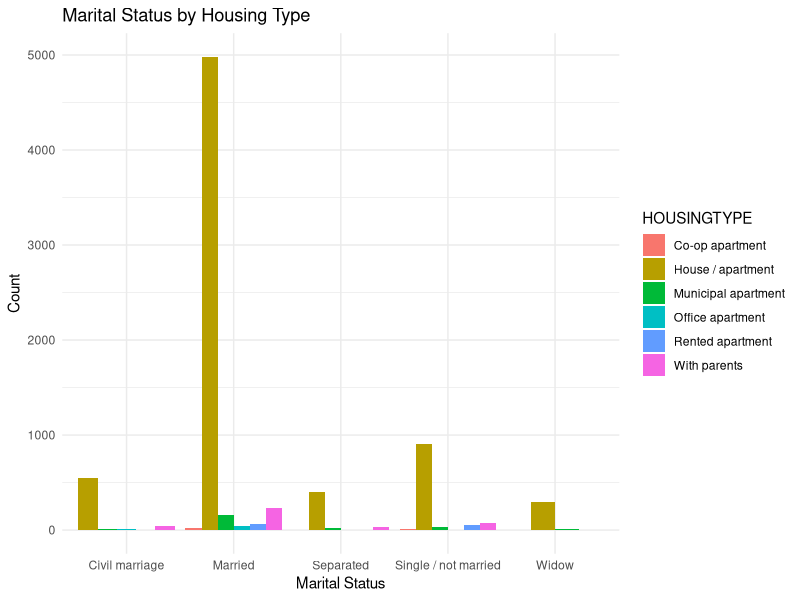
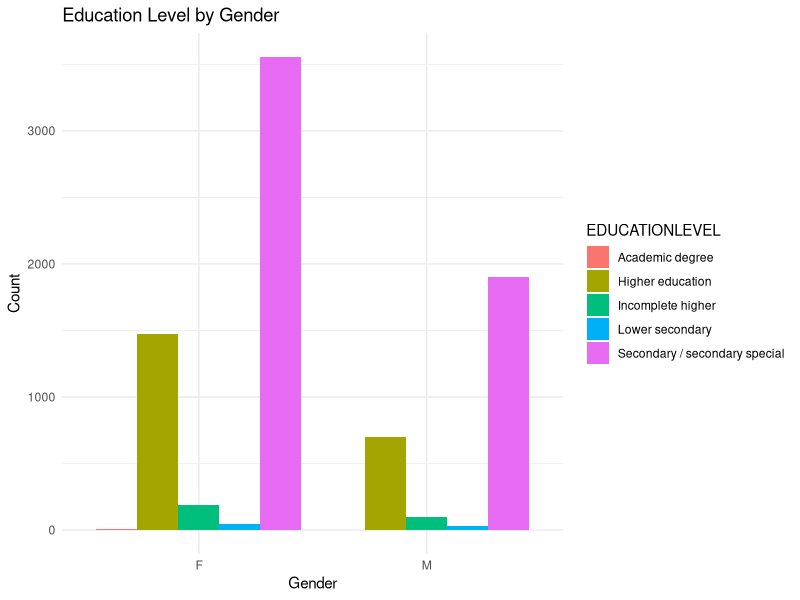
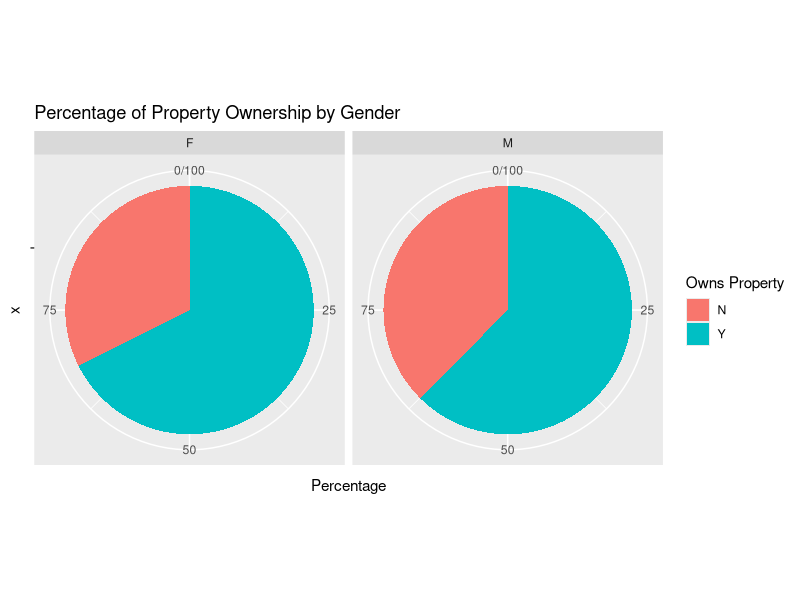
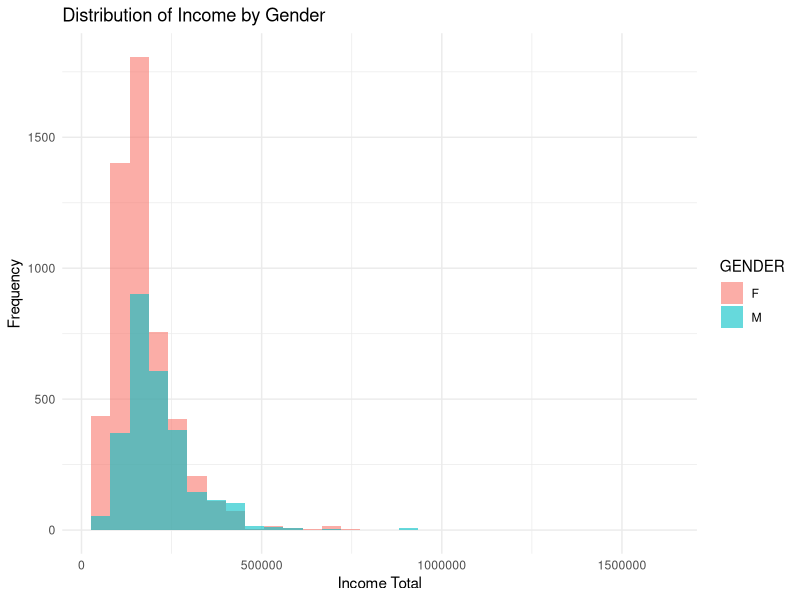
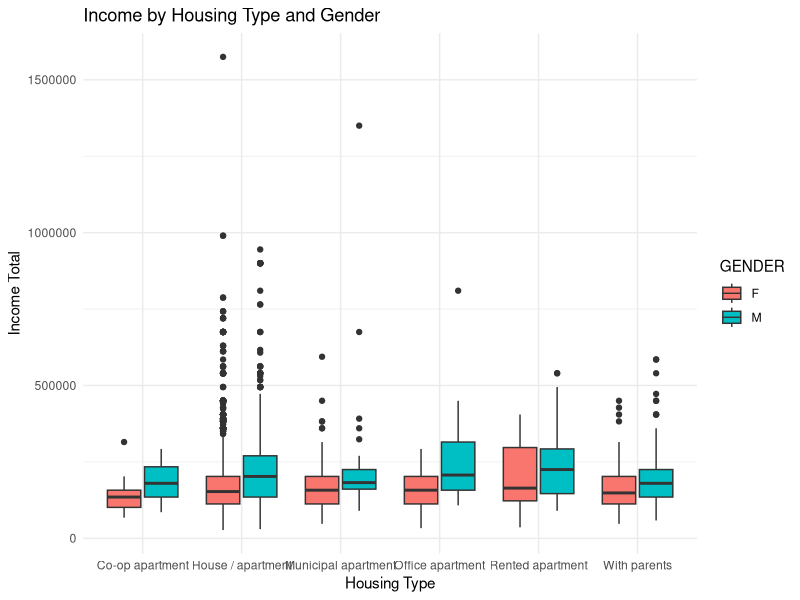
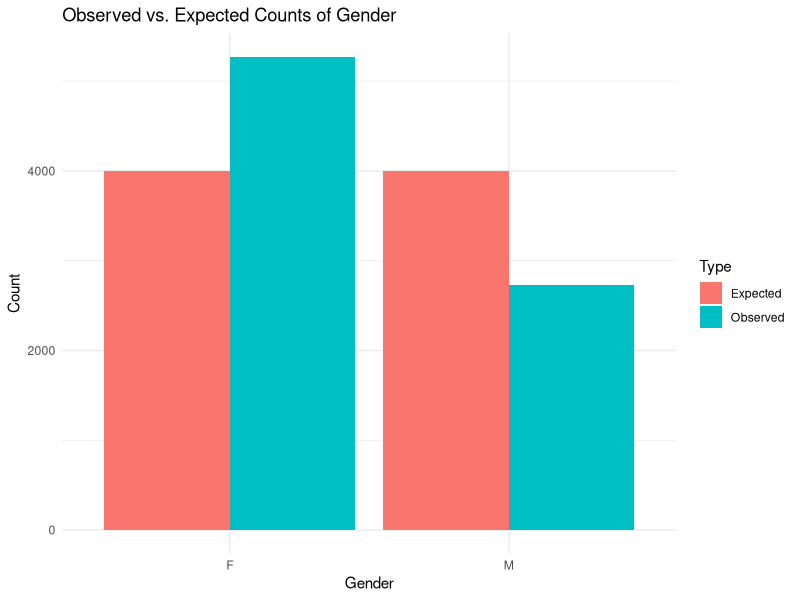
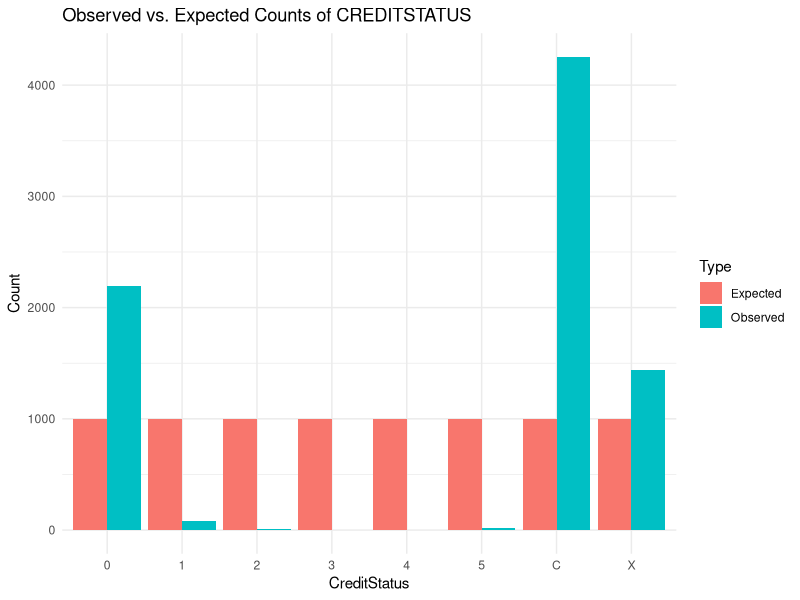
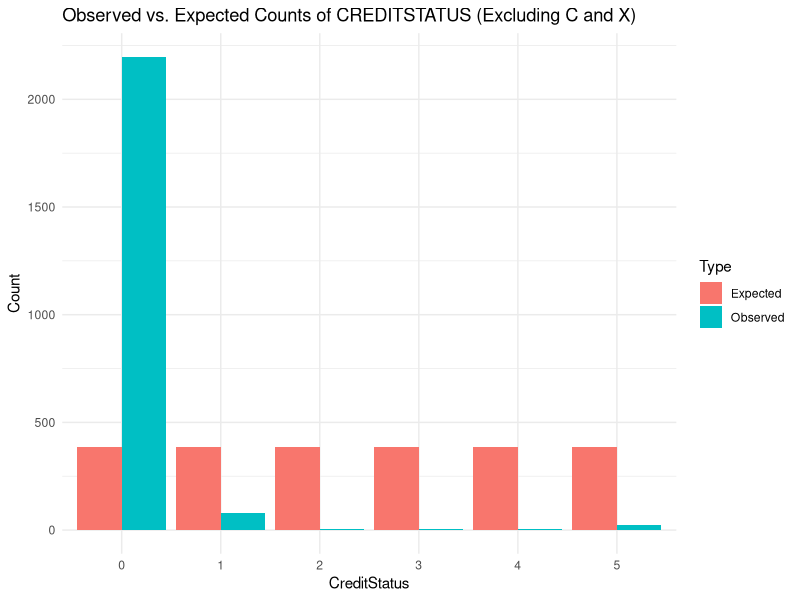

Write the R code that produced these figures, in order.
# Load necessary libraries
library(dplyr)
library(ggplot2)
library(readr)
library(psych)
library(car)
library(stats)
library(tseries)

# Load data
Data <- read.csv("BankCustomerData_Dataset.csv")

data<-Data

# Data Validation and Basic Data Exploration
# Checking data structure
str(data)

print("Missing data by column:")
colSums(is.na(data))
data <- data[!duplicated(data), ]

#### plot representing house type in relation with martial status ####
ggplot(data, aes(x = MARITALSTATUS, fill = HOUSINGTYPE)) +
  geom_bar(position = "dodge") +
  labs(title = "Marital Status by Housing Type",
       x = "Marital Status",
       y = "Count") +
  theme_minimal()
# Summary statistics for numeric columns
summary_stats <- data %>%
  select(CHILDRENCOUNT, INCOMETOTAL, FAMSIZE) %>%
  summary()
print("Summary statistics for numeric columns:")
print(summary_stats)

# Descriptive Analysis and Visualizations
# Frequency table for categorical data
categorical_vars <- c("GENDER", "EDUCATIONLEVEL", "OWNPROPERTY", "MARITALSTATUS", "HOUSINGTYPE")

for (var in categorical_vars) {
  cat("\nFrequency distribution for", var, ":\n")
  print(table(data[[var]]))
}

# Visualization: Bar chart of EDUCATIONLEVEL by GENDER
ggplot(data, aes(x = GENDER, fill = EDUCATIONLEVEL)) +
  geom_bar(position = "dodge") +
  labs(title = "Education Level by Gender", x = "Gender", y = "Count") +
  theme_minimal()

# Visualization: Pie chart of OWNPROPERTY by GENDER
prop_data <- data %>%
  group_by(GENDER, OWNPROPERTY) %>%
  summarize(count = n()) %>%
  mutate(percentage = count / sum(count) * 100)

ggplot(prop_data, aes(x = "", y = percentage, fill = OWNPROPERTY)) +
  geom_bar(stat = "identity", width = 1) +
  coord_polar("y") +
  facet_wrap(~ GENDER) +
  labs(title = "Percentage of Property Ownership by Gender", y = "Percentage", fill = "Owns Property")

# Histogram of Income by Gender
ggplot(data, aes(x = INCOMETOTAL, fill = GENDER)) +
  geom_histogram(alpha = 0.6, bins = 30, position = "identity") +
  labs(title = "Distribution of Income by Gender", x = "Income Total", y = "Frequency") +
  theme_minimal()

# Box plot of INCOMETOTAL by HOUSINGTYPE and GENDER
ggplot(data, aes(x = HOUSINGTYPE, y = INCOMETOTAL, fill = GENDER)) +
  geom_boxplot() +
  labs(title = "Income by Housing Type and Gender", x = "Housing Type", y = "Income Total") +
  theme_minimal()

# ANOVA Analysis

# One-Way ANOVA on Housing Type
#anova_housing <- aov(INCOMETOTAL ~ HOUSINGTYPE, data = data)
#summary(anova_housing)
#TukeyHSD(anova_housing)

# One-Way ANOVA with Blocking Variable (Credit Status)
#anova_blocking <- aov(INCOMETOTAL ~ HOUSINGTYPE + CREDITSTATUS, data = data)
#summary(anova_blocking)

# Post-Hoc Comparisons for Housing Type
#pairwise.t.test(data$INCOMETOTAL, data$HOUSINGTYPE, p.adjust.method = "bonferroni")

# One-Way ANOVA on Education Level
#anova_education <- aov(INCOMETOTAL ~ EDUCATIONLEVEL, data = data)
#summary(anova_education)
#TukeyHSD(anova_education)

# Non-parametric Tests
# Distribution Examination for Housing Type
#library(FSA)
#hist(data$INCOMETOTAL, main = "Distribution of Income by Housing Type", xlab = "Income Total")
#qqnorm(data$INCOMETOTAL)
#qqline(data$INCOMETOTAL)

# Kruskal-Wallis Test for Housing Type
#kruskal.test(INCOMETOTAL ~ HOUSINGTYPE, data = data)

# Kruskal-Wallis Test for Education Level
#kruskal.test(INCOMETOTAL ~ EDUCATIONLEVEL, data = data)


# Runs Tests
rt_owncar<-runs.test(factor(data$OWNCAR))
print(rt_owncar)
#  not random

rt_ownprop<-runs.test(factor(data$OWNPROPERTY))
print(rt_ownprop)
# not random

data$CREDITSTATUS_BINARY <- ifelse(data$CREDITSTATUS == "0", 1, 0)
rt_credscore<-runs.test(factor(data$CREDITSTATUS_BINARY))
print(rt_credscore)
# not random


# chi square goodness of fit test 

# Gender

observed_counts <- table(data$GENDER)
expected_proportions <- c(0.5, 0.5) 

total_count <- sum(observed_counts)
expected_counts <- total_count * expected_proportions

chi_square_test <- chisq.test(observed_counts, p = expected_proportions)
print(chi_square_test)

# data does not follow an Bernoulli distribution.

# Load ggplot2 if not already installed
if (!require(ggplot2)) install.packages("ggplot2")
library(ggplot2)

gender_labels <- names(observed_counts)
expected_counts <- total_count * expected_proportions
plot_data <- data.frame(
  Gender = rep(gender_labels, 2),
  Count = c(observed_counts, expected_counts),
  Type = rep(c("Observed", "Expected"), each = length(gender_labels))
)

# Plot
ggplot(plot_data, aes(x = Gender, y = Count, fill = Type)) +
  geom_bar(stat = "identity", position = "dodge") +
  labs(title = "Observed vs. Expected Counts of Gender",
       y = "Count") +
  theme_minimal()


# Load necessary package
if (!require(ggplot2)) install.packages("ggplot2")
library(ggplot2)

# Define observed counts
observed_counts <- table(data$CREDITSTATUS)

# Define expected proportions (adjust these based on your expectations)
# Example: If we assume equal probability for 8 categories
expected_proportions <- rep(1 / length(observed_counts), length(observed_counts))

# Calculate expected counts
total_count <- sum(observed_counts)
expected_counts <- total_count * expected_proportions

# Perform Chi-Square Goodness of Fit test
chi_square_test_creditstatus <- chisq.test(observed_counts, p = expected_proportions)
print(chi_square_test_creditstatus)

#does not follow multinaulli dist.


# Prepare data for plotting
credit_labels <- names(observed_counts)
plot_data <- data.frame(
  CreditStatus = rep(credit_labels, 2),
  Count = c(observed_counts, expected_counts),
  Type = rep(c("Observed", "Expected"), each = length(credit_labels))
)

# Plot Observed vs Expected counts
ggplot(plot_data, aes(x = CreditStatus, y = Count, fill = Type)) +
  geom_bar(stat = "identity", position = "dodge") +
  labs(title = "Observed vs. Expected Counts of CREDITSTATUS",
       y = "Count") +
  theme_minimal()

#most people have paid off loans, dont have loans or have loans pending from 0-29 days.
#lets remove these classes and see


# Filter out the categories "C" and "X" from CREDITSTATUS
filtered_data <- data[!(data$CREDITSTATUS %in% c("C", "X")), ]

observed_counts_filtered <- table(filtered_data$CREDITSTATUS)

expected_proportions_filtered <- rep(1 / length(observed_counts_filtered), length(observed_counts_filtered))

total_count_filtered <- sum(observed_counts_filtered)
expected_counts_filtered <- total_count_filtered * expected_proportions_filtered

chi_square_test_creditstatus_filtered <- chisq.test(observed_counts_filtered, p = expected_proportions_filtered)
print(chi_square_test_creditstatus_filtered)

credit_labels_filtered <- names(observed_counts_filtered)
plot_data_filtered <- data.frame(
  CreditStatus = rep(credit_labels_filtered, 2),
  Count = c(observed_counts_filtered, expected_counts_filtered),
  Type = rep(c("Observed", "Expected"), each = length(credit_labels_filtered))
)

library(ggplot2)
ggplot(plot_data_filtered, aes(x = CreditStatus, y = Count, fill = Type)) +
  geom_bar(stat = "identity", position = "dodge") +
  labs(title = "Observed vs. Expected Counts of CREDITSTATUS (Excluding C and X)",
       y = "Count") +
  theme_minimal()

#still not multinaulli

# Filter out the categories "0", "C", and "X" from CREDITSTATUS
filtered_data <- data[!(data$CREDITSTATUS %in% c("0", "C", "X")), ]

observed_counts_filtered <- table(filtered_data$CREDITSTATUS)

expected_proportions_filtered <- rep(1 / length(observed_counts_filtered), length(observed_counts_filtered))

total_count_filtered <- sum(observed_counts_filtered)
expected_counts_filtered <- total_count_filtered * expected_proportions_filtered

# Perform Chi-Square Goodness of Fit test
chi_square_test_creditstatus_filtered <- chisq.test(observed_counts_filtered, p = expected_proportions_filtered)
print(chi_square_test_creditstatus_filtered)

credit_labels_filtered <- names(observed_counts_filtered)
plot_data_filtered <- data.frame(
  CreditStatus = rep(credit_labels_filtered, 2),
  Count = c(observed_counts_filtered, expected_counts_filtered),
  Type = rep(c("Observed", "Expected"), each = length(credit_labels_filtered))
)

library(ggplot2)
ggplot(plot_data_filtered, aes(x = CreditStatus, y = Count, fill = Type)) +
  geom_bar(stat = "identity", position = "dodge") +
  labs(title = "Observed vs. Expected Counts of CREDITSTATUS (Filtered)",
       y = "Count") +
  theme_minimal()

#so it doesnt follow multinaulli at all
# lets try a poisson dist.

filtered_data_poisson <- data[data$CREDITSTATUS %in% c("0", "1", "2", "3", "4", "5"), ]

observed_counts_poisson <- table(filtered_data_poisson$CREDITSTATUS)

# Calculate the mean (λ) of the observed counts
lambda <- mean(as.numeric(names(observed_counts_poisson)) * observed_counts_poisson) / sum(observed_counts_poisson)

# Calculate expected counts based on Poisson distribution with mean λ
expected_counts_poisson <- sum(observed_counts_poisson) * dpois(as.numeric(names(observed_counts_poisson)), lambda)

chi_square_test_poisson <- chisq.test(observed_counts_poisson, p = expected_counts_poisson / sum(expected_counts_poisson))
print(chi_square_test_poisson)


#Doesn't follow poisson either


#Mann whitney test

data<-Data



#Car ownership vs income

# Data Preparation
# Convert OWNCAR to factor
data$OWNCAR <- factor(data$OWNCAR, levels = c("Y", "N"), labels = c("Owns Car", "Does Not Own Car"))

# Remove missing values
data_car <- data %>% filter(!is.na(INCOMETOTAL) & !is.na(OWNCAR))

# Outlier Removal Function
remove_outliers_iqr <- function(df, variable) {
  df %>%
    group_by(OWNCAR) %>%
    mutate(
      Q1 = quantile(!!sym(variable), 0.25, na.rm = TRUE),
      Q3 = quantile(!!sym(variable), 0.75, na.rm = TRUE),
      IQR = Q3 - Q1,
      Lower_Bound = Q1 - 1.5 * IQR,
      Upper_Bound = Q3 + 1.5 * IQR
    ) %>%
    filter((!!sym(variable)) >= Lower_Bound & (!!sym(variable)) <= Upper_Bound) %>%
    ungroup() %>%
    select(-Q1, -Q3, -IQR, -Lower_Bound, -Upper_Bound)
}

# Remove outliers
data_car_no_outliers <- remove_outliers_iqr(data_car, "INCOMETOTAL")

# Summary Statistics
summary_stats_car <- data_car_no_outliers %>%
  group_by(OWNCAR) %>%
  summarise(
    Count = n(),
    Median = median(INCOMETOTAL),
    Mean = mean(INCOMETOTAL),
    SD = sd(INCOMETOTAL)
  )
print(summary_stats_car)

# Mann-Whitney U Test
income_own_car <- data_car_no_outliers %>% filter(OWNCAR == "Owns Car") %>% pull(INCOMETOTAL)
income_no_car <- data_car_no_outliers %>% filter(OWNCAR == "Does Not Own Car") %>% pull(INCOMETOTAL)

car_test <- wilcox.test(income_own_car, income_no_car, alternative = "two.sided")
print(car_test)

# Histogram
ggplot(data_car_no_outliers, aes(x = INCOMETOTAL, fill = OWNCAR)) +
  geom_histogram(position = "dodge", bins = 30, alpha = 0.6, boundary = 0) +
  labs(title = "Income Distribution by Car Ownership (Outliers Removed)",
       x = "Income Total",
       y = "Frequency") +
  scale_fill_manual(values = c("Owns Car" = "#4E79A7", "Does Not Own Car" = "#F28E2B")) +
  theme_minimal()

# Box Plot
ggplot(data_car_no_outliers, aes(x = OWNCAR, y = INCOMETOTAL, fill = OWNCAR)) +
  geom_boxplot(outlier.shape = NA) +
  labs(title = "Income by Car Ownership (Outliers Removed)",
       x = "Car Ownership",
       y = "Income Total") +
  scale_fill_manual(values = c("Owns Car" = "#4E79A7", "Does Not Own Car" = "#F28E2B")) +
  theme_minimal()


# for most of the income groups more people dont own cars then the ones that own cars.
# This difference decreases as the income increases, but the total number with high income is also low.

# Gender vs Income

# Data Preparation
# Convert GENDER to factor
data$GENDER <- factor(data$GENDER, levels = c("M", "F"), labels = c("Male", "Female"))

# Remove missing values
data_gender <- data %>% filter(!is.na(INCOMETOTAL) & !is.na(GENDER))

# Outlier Removal Function
remove_outliers_iqr <- function(df, variable) {
  df %>%
    group_by(GENDER) %>%
    mutate(
      Q1 = quantile(!!sym(variable), 0.25, na.rm = TRUE),
      Q3 = quantile(!!sym(variable), 0.75, na.rm = TRUE),
      IQR = Q3 - Q1,
      Lower_Bound = Q1 - 1.5 * IQR,
      Upper_Bound = Q3 + 1.5 * IQR
    ) %>%
    filter((!!sym(variable)) >= Lower_Bound & (!!sym(variable)) <= Upper_Bound) %>%
    ungroup() %>%
    select(-Q1, -Q3, -IQR, -Lower_Bound, -Upper_Bound)
}

# Remove outliers
data_gender_no_outliers <- remove_outliers_iqr(data_gender, "INCOMETOTAL")

# Summary Statistics
summary_stats_gender <- data_gender_no_outliers %>%
  group_by(GENDER) %>%
  summarise(
    Count = n(),
    Median = median(INCOMETOTAL),
    Mean = mean(INCOMETOTAL),
    SD = sd(INCOMETOTAL)
  )
print(summary_stats_gender)

# Mann-Whitney U Test
income_male <- data_gender_no_outliers %>% filter(GENDER == "Male") %>% pull(INCOMETOTAL)
income_female <- data_gender_no_outliers %>% filter(GENDER == "Female") %>% pull(INCOMETOTAL)

gender_test <- wilcox.test(income_male, income_female, alternative = "two.sided")
print(gender_test)

# Histogram
ggplot(data_gender_no_outliers, aes(x = INCOMETOTAL, fill = GENDER)) +
  geom_histogram(position = "dodge", bins = 30, alpha = 0.6, boundary = 0) +
  labs(title = "Income Distribution by Gender (Outliers Removed)",
       x = "Income Total",
       y = "Frequency") +
  scale_fill_manual(values = c("Male" = "#4E79A7", "Female" = "#F28E2B")) +
  theme_minimal()

# Box Plot
ggplot(data_gender_no_outliers, aes(x = GENDER, y = INCOMETOTAL, fill = GENDER)) +
  geom_boxplot(outlier.shape = NA) +
  labs(title = "Income by Gender (Outliers Removed)",
       x = "Gender",
       y = "Income Total") +
  scale_fill_manual(values = c("Male" = "#4E79A7", "Female" = "#F28E2B")) +
  theme_minimal()


# Both the mean and median income of male is more than female

#Property ownership vs income

# Data Preparation
# Convert OWNPROPERTY to factor
data$OWNPROPERTY <- factor(data$OWNPROPERTY, levels = c("Y", "N"), labels = c("Owns Property", "Does Not Own Property"))

# Remove missing values
data_property <- data %>% filter(!is.na(INCOMETOTAL) & !is.na(OWNPROPERTY))

# Outlier Removal Function
remove_outliers_iqr <- function(df, variable) {
  df %>%
    group_by(OWNPROPERTY) %>%
    mutate(
      Q1 = quantile(!!sym(variable), 0.25, na.rm = TRUE),
      Q3 = quantile(!!sym(variable), 0.75, na.rm = TRUE),
      IQR = Q3 - Q1,
      Lower_Bound = Q1 - 1.5 * IQR,
      Upper_Bound = Q3 + 1.5 * IQR
    ) %>%
    filter((!!sym(variable)) >= Lower_Bound & (!!sym(variable)) <= Upper_Bound) %>%
    ungroup() %>%
    select(-Q1, -Q3, -IQR, -Lower_Bound, -Upper_Bound)
}

# Remove outliers
data_property_no_outliers <- remove_outliers_iqr(data_property, "INCOMETOTAL")

# Summary Statistics
summary_stats_property <- data_property_no_outliers %>%
  group_by(OWNPROPERTY) %>%
  summarise(
    Count = n(),
    Median = median(INCOMETOTAL),
    Mean = mean(INCOMETOTAL),
    SD = sd(INCOMETOTAL)
  )
print(summary_stats_property)

# Mann-Whitney U Test
income_own_property <- data_property_no_outliers %>% filter(OWNPROPERTY == "Owns Property") %>% pull(INCOMETOTAL)
income_no_property <- data_property_no_outliers %>% filter(OWNPROPERTY == "Does Not Own Property") %>% pull(INCOMETOTAL)

property_test <- wilcox.test(income_own_property, income_no_property, alternative = "two.sided")
print(property_test)

# Histogram
ggplot(data_property_no_outliers, aes(x = INCOMETOTAL, fill = OWNPROPERTY)) +
  geom_histogram(position = "dodge", bins = 30, alpha = 0.6, boundary = 0) +
  labs(title = "Income Distribution by Property Ownership (Outliers Removed)",
       x = "Income Total",
       y = "Frequency") +
  scale_fill_manual(values = c("Owns Property" = "#4E79A7", "Does Not Own Property" = "#F28E2B")) +
  theme_minimal()

# Box Plot
ggplot(data_property_no_outliers, aes(x = OWNPROPERTY, y = INCOMETOTAL, fill = OWNPROPERTY)) +
  geom_boxplot(outlier.shape = NA) +
  labs(title = "Income by Property Ownership (Outliers Removed)",
       x = "Property Ownership",
       y = "Income Total") +
  scale_fill_manual(values = c("Owns Property" = "#4E79A7", "Does Not Own Property" = "#F28E2B")) +
  theme_minimal()

# The mean income is less for people not owning property

# income vs education

# Convert EDUCATIONLEVEL to factor
data$EDUCATIONLEVEL <- as.factor(data$EDUCATIONLEVEL)

# Define higher education levels
higher_education <- c("Higher education", "Academic degree")

# Recode EDUCATIONLEVEL into two categories
data$EDUCATION_CAT <- ifelse(data$EDUCATIONLEVEL %in% higher_education, "Higher Education", "Secondary Education")
data$EDUCATION_CAT <- factor(data$EDUCATION_CAT, levels = c("Higher Education", "Secondary Education"))

# Remove missing values
data <- data %>% filter(!is.na(INCOMETOTAL) & !is.na(EDUCATION_CAT))

# Function to identify and remove outliers using IQR method
remove_outliers_iqr <- function(df, variable) {
  df %>%
    group_by(EDUCATION_CAT) %>%
    mutate(
      Q1 = quantile(!!sym(variable), 0.25, na.rm = TRUE),
      Q3 = quantile(!!sym(variable), 0.75, na.rm = TRUE),
      IQR = Q3 - Q1,
      Lower_Bound = Q1 - 1.5 * IQR,
      Upper_Bound = Q3 + 1.5 * IQR
    ) %>%
    filter( (!!sym(variable)) >= Lower_Bound & (!!sym(variable)) <= Upper_Bound ) %>%
    select(-Q1, -Q3, -IQR, -Lower_Bound, -Upper_Bound)
}

# Apply the outlier removal function
data_no_outliers <- remove_outliers_iqr(data, "INCOMETOTAL")

# Summary Statistics without outliers
summary_stats_education <- data_no_outliers %>%
  group_by(EDUCATION_CAT) %>%
  summarise(
    Count = n(),
    Median = median(INCOMETOTAL),
    Mean = mean(INCOMETOTAL),
    SD = sd(INCOMETOTAL)
  )
print(summary_stats_education)

# Data Preparation for Mann-Whitney U Test
income_higher_ed <- data_no_outliers %>% filter(EDUCATION_CAT == "Higher Education") %>% pull(INCOMETOTAL)
income_secondary_ed <- data_no_outliers %>% filter(EDUCATION_CAT == "Secondary Education") %>% pull(INCOMETOTAL)

# Mann-Whitney U Test
education_test <- wilcox.test(income_higher_ed, income_secondary_ed, alternative = "two.sided")
print(education_test)

# Histogram without outliers
ggplot(data_no_outliers, aes(x = INCOMETOTAL, fill = EDUCATION_CAT)) +
  geom_histogram(position = "dodge", bins = 30, alpha = 0.6, boundary = 0) +
  labs(title = "Income Distribution by Education Level (Outliers Removed)",
       x = "Income Total",
       y = "Frequency") +
  scale_fill_manual(values = c("Higher Education" = "#4E79A7", "Secondary Education" = "#F28E2B")) +
  theme_minimal()

# Box Plot without outliers
ggplot(data_no_outliers, aes(x = EDUCATION_CAT, y = INCOMETOTAL, fill = EDUCATION_CAT)) +
  geom_boxplot(outlier.shape = NA) +
  labs(title = "Income by Education Level (Outliers Removed)",
       x = "Education Level",
       y = "Income Total") +
  scale_fill_manual(values = c("Higher Education" = "#4E79A7", "Secondary Education" = "#F28E2B")) +
  theme_minimal()


#family size vs income 

# Data Preparation
# Remove missing values
data_famsize <- data %>% filter(!is.na(INCOMETOTAL) & !is.na(FAMSIZE))

# Calculate median family size
median_famsize <- median(data_famsize$FAMSIZE, na.rm = TRUE)

# Categorize FAMSIZE
data_famsize <- data_famsize %>%
  mutate(FAMSIZE_CAT = ifelse(FAMSIZE <= median_famsize, "Small Family", "Large Family")) %>%
  mutate(FAMSIZE_CAT = factor(FAMSIZE_CAT, levels = c("Small Family", "Large Family")))

# Outlier Removal Function
remove_outliers_iqr <- function(df, variable) {
  df %>%
    group_by(FAMSIZE_CAT) %>%
    mutate(
      Q1 = quantile(!!sym(variable), 0.25, na.rm = TRUE),
      Q3 = quantile(!!sym(variable), 0.75, na.rm = TRUE),
      IQR = Q3 - Q1,
      Lower_Bound = Q1 - 1.5 * IQR,
      Upper_Bound = Q3 + 1.5 * IQR
    ) %>%
    filter((!!sym(variable)) >= Lower_Bound & (!!sym(variable)) <= Upper_Bound) %>%
    ungroup() %>%
    select(-Q1, -Q3, -IQR, -Lower_Bound, -Upper_Bound)
}

# Remove outliers
data_famsize_no_outliers <- remove_outliers_iqr(data_famsize, "INCOMETOTAL")

# Summary Statistics
summary_stats_famsize <- data_famsize_no_outliers %>%
  group_by(FAMSIZE_CAT) %>%
  summarise(
    Count = n(),
    Median = median(INCOMETOTAL),
    Mean = mean(INCOMETOTAL),
    SD = sd(INCOMETOTAL)
  )
print(summary_stats_famsize)

# Mann-Whitney U Test
income_small_family <- data_famsize_no_outliers %>% filter(FAMSIZE_CAT == "Small Family") %>% pull(INCOMETOTAL)
income_large_family <- data_famsize_no_outliers %>% filter(FAMSIZE_CAT == "Large Family") %>% pull(INCOMETOTAL)

famsize_test <- wilcox.test(income_small_family, income_large_family, alternative = "two.sided")
print(famsize_test)

# Histogram
ggplot(data_famsize_no_outliers, aes(x = INCOMETOTAL, fill = FAMSIZE_CAT)) +
  geom_histogram(position = "dodge", bins = 30, alpha = 0.6, boundary = 0) +
  labs(title = "Income Distribution by Family Size (Outliers Removed)",
       x = "Income Total",
       y = "Frequency") +
  scale_fill_manual(values = c("Small Family" = "#4E79A7", "Large Family" = "#F28E2B")) +
  theme_minimal()

# Box Plot
ggplot(data_famsize_no_outliers, aes(x = FAMSIZE_CAT, y = INCOMETOTAL, fill = FAMSIZE_CAT)) +
  geom_boxplot(outlier.shape = NA) +
  labs(title = "Income by Family Size (Outliers Removed)",
       x = "Family Size Category",
       y = "Income Total") +
  scale_fill_manual(values = c("Small Family" = "#4E79A7", "Large Family" = "#F28E2B")) +
  theme_minimal()
